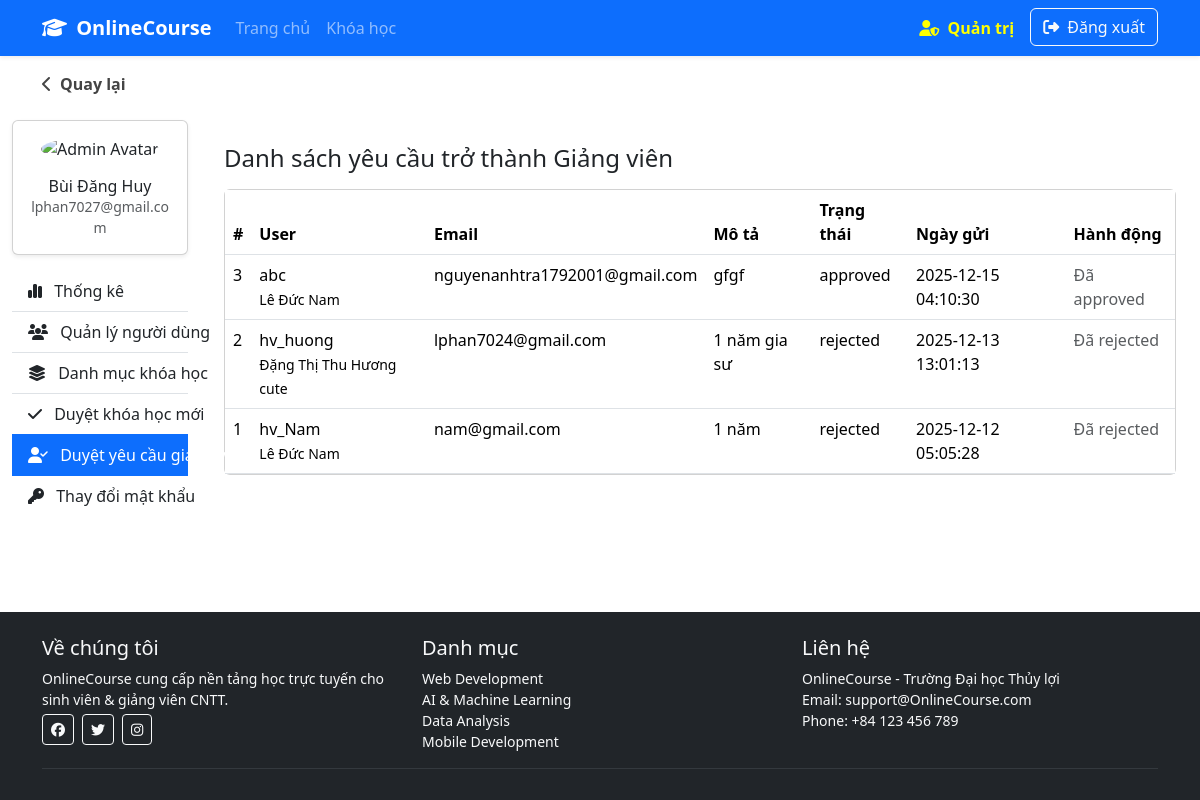
The app's page /index.php?controller=admin&action=instructorRequests (signed in) with its own data.
### tables this page shows
CREATE TABLE `instructor_requests` (
  `id` int(11) NOT NULL,
  `user_id` int(11) NOT NULL,
  `message` text DEFAULT NULL,
  `status` enum('pending','approved','rejected') DEFAULT 'pending',
  `created_at` datetime DEFAULT current_timestamp(),
  `updated_at` datetime DEFAULT NULL
);

CREATE TABLE `users` (
  `id` int(11) NOT NULL,
  `username` varchar(255) NOT NULL,
  `email` varchar(255) NOT NULL,
  `password` varchar(255) NOT NULL,
  `fullname` varchar(255) DEFAULT NULL,
  `role` int(11) NOT NULL DEFAULT 0,
  `created_at` datetime DEFAULT current_timestamp(),
  `avatar` varchar(255) DEFAULT NULL,
  `is_active` tinyint(1) NOT NULL DEFAULT 1
);

### controllers/AdminController.php (called while the page is built, shortened)
<?php
class AdminController extends BaseController {
    public function instructorRequests() {
        require_once __DIR__ . '/../models/InstructorRequest.php';
        $requestModel = new InstructorRequest();
        $requests = $requestModel->getAll();
        $this->render("admin/instructor_requests", [
            'requests' => $requests
        ]);
    }
}

### models/InstructorRequest.php (called while the page is built, shortened)
<?php
require_once __DIR__ . '/../config/Database.php';
class InstructorRequest {
    private $conn;
    public function __construct() {
        $db = new Database();
        $this->conn = $db->connect();
    }
    public function getAll() {
        $sql = "SELECT r.*, u.username, u.fullname, u.email
                FROM instructor_requests r
                JOIN users u ON r.user_id = u.id
                ORDER BY r.created_at DESC";
        $stmt = $this->conn->query($sql);
        return $stmt->fetchAll(PDO::FETCH_ASSOC);
    }
}

### config/Database.php (called while the page is built, shortened)
<?php
class Database {
    private $host = "127.0.0.1";
    private $dbname = "onlinecourse";
    private $username = "root";
    private $password = "";
    public function connect() {
        $this->conn = null;
        try {
            $this->conn = new PDO(
                "mysql:host=".$this->host.";dbname=".$this->dbname.";charset=utf8mb4",
                $this->username,
                $this->password
            );
            $this->conn->setAttribute(PDO::ATTR_ERRMODE, PDO::ERRMODE_EXCEPTION);
        } catch(PDOException $e) {
            die("Kết nối thất bại: " . $e->getMessage());
        }
        return $this->conn;
    }
}

### views/admin/instructor_requests.php (the view)
<div class="container py-4">
  <h4>Danh sách yêu cầu trở thành Giảng viên</h4>
  <div class="card mt-3">
    <div class="card-body p-0">
      <table class="table mb-0">
        <thead>
          <tr>
            <th>#</th>
            <th>User</th>
            <th>Email</th>
            <th>Mô tả</th>
            <th>Trạng thái</th>
            <th>Ngày gửi</th>
            <th>Hành động</th>
          </tr>
        </thead>
        <tbody>
          <?php if (empty($requests)): ?>
            <tr><td colspan="7" class="text-center p-3">Chưa có yêu cầu</td></tr>
          <?php else: ?>
            <?php foreach ($requests as $r): ?>
              <tr>
                <td><?= htmlspecialchars($r['id']) ?></td>
                <td>
                  <?= htmlspecialchars($r['username']) ?><br>
                  <small><?= htmlspecialchars($r['fullname']) ?></small>
                </td>
                <td><?= htmlspecialchars($r['email']) ?></td>
                <td style="max-width:300px;">
                  <?= nl2br(htmlspecialchars($r['message'])) ?>
                </td>
                <td><?= htmlspecialchars($r['status']) ?></td>
                <td><?= htmlspecialchars($r['created_at']) ?></td>
                <td>
                  <?php if ($r['status'] === 'pending'): ?>
                    <a class="btn btn-sm btn-success"
                       href="index.php?controller=admin&action=handleInstructorRequest&id=<?= $r['id'] ?>&status=approved">
                       Duyệt
                    </a>
                    <a class="btn btn-sm btn-danger"
                       href="index.php?controller=admin&action=handleInstructorRequest&id=<?= $r['id'] ?>&status=rejected">
                       Từ chối
                    </a>
                  <?php else: ?>
                    <span class="text-muted">
                      Đã <?= htmlspecialchars($r['status']) ?>
                    </span>
                  <?php endif; ?>
                </td>
              </tr>
            <?php endforeach; ?>
          <?php endif; ?>
        </tbody>
      </table>
    </div>
  </div>
</div>

### records on screen
instructor_requests: id "3", user.username "abc", user.fullname "Lê Đức Nam", user.email "nguyenanhtra1792001@gmail.com", message "gfgf", status "approved", created_at "2025-12-15 04:10:30"
instructor_requests: id "2", user.username "hv_huong", user.fullname "Đặng Thị Thu Hương cute", user.email "lphan7024@gmail.com", message "1 năm gia sư", status "rejected", created_at "2025-12-13 13:01:13"
instructor_requests: id "1", user.username "hv_Nam", user.fullname "Lê Đức Nam", user.email "nam@gmail.com", message "1 năm", status "rejected", created_at "2025-12-12 05:05:28"

### other values on screen
$currentAdmin['fullname'] "Bùi Đăng Huy"
$currentAdmin['email'] "lphan7027@gmail.com"
